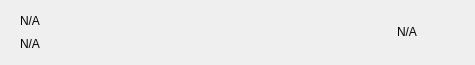
<?xml version="1.0" encoding="UTF-8"?>
<ui version="4.0">
 <class>GMRow</class>
 <widget class="QWidget" name="GMRow">
  <property name="geometry">
   <rect>
    <x>0</x>
    <y>0</y>
    <width>475</width>
    <height>65</height>
   </rect>
  </property>
  <property name="windowTitle">
   <string notr="true">N/A</string>
  </property>
  <property name="styleSheet">
   <string notr="true"/>
  </property>
  <layout class="QVBoxLayout" name="verticalLayout_2">
   <property name="spacing">
    <number>0</number>
   </property>
   <property name="leftMargin">
    <number>20</number>
   </property>
   <property name="topMargin">
    <number>0</number>
   </property>
   <property name="rightMargin">
    <number>20</number>
   </property>
   <property name="bottomMargin">
    <number>0</number>
   </property>
   <item>
    <widget class="QFrame" name="frame_2">
     <property name="styleSheet">
      <string notr="true">border:none;</string>
     </property>
     <property name="frameShape">
      <enum>QFrame::StyledPanel</enum>
     </property>
     <property name="frameShadow">
      <enum>QFrame::Raised</enum>
     </property>
     <layout class="QHBoxLayout" name="horizontalLayout">
      <property name="leftMargin">
       <number>0</number>
      </property>
      <property name="rightMargin">
       <number>0</number>
      </property>
      <item>
       <widget class="QFrame" name="frame">
        <property name="styleSheet">
         <string notr="true">border:none;padding:0px;</string>
        </property>
        <property name="frameShape">
         <enum>QFrame::StyledPanel</enum>
        </property>
        <property name="frameShadow">
         <enum>QFrame::Raised</enum>
        </property>
        <layout class="QVBoxLayout" name="verticalLayout">
         <property name="spacing">
          <number>0</number>
         </property>
         <property name="leftMargin">
          <number>0</number>
         </property>
         <property name="topMargin">
          <number>0</number>
         </property>
         <property name="rightMargin">
          <number>0</number>
         </property>
         <property name="bottomMargin">
          <number>0</number>
         </property>
         <item>
          <widget class="QLabel" name="labelName">
           <property name="text">
            <string notr="true">N/A</string>
           </property>
          </widget>
         </item>
         <item>
          <widget class="QLabel" name="labelAddress">
           <property name="text">
            <string notr="true">N/A</string>
           </property>
          </widget>
         </item>
        </layout>
       </widget>
      </item>
      <item>
       <spacer name="horizontalSpacer">
        <property name="orientation">
         <enum>Qt::Horizontal</enum>
        </property>
        <property name="sizeHint" stdset="0">
         <size>
          <width>40</width>
          <height>20</height>
         </size>
        </property>
       </spacer>
      </item>
      <item>
       <widget class="QLabel" name="labelDate">
        <property name="text">
         <string notr="true">N/A</string>
        </property>
       </widget>
      </item>
      <item>
       <widget class="QPushButton" name="pushButtonMenu">
        <property name="focusPolicy">
         <enum>Qt::NoFocus</enum>
        </property>
        <property name="styleSheet">
         <string notr="true">border:none; background-color:transparent; padding:0px;</string>
        </property>
        <property name="text">
         <string/>
        </property>
        <property name="icon">
         <iconset>
          <normaloff>:/ic-menu-hover</normaloff>:/ic-menu-hover</iconset>
        </property>
        <property name="iconSize">
         <size>
          <width>24</width>
          <height>24</height>
         </size>
        </property>
       </widget>
      </item>
     </layout>
    </widget>
   </item>
   <item>
    <widget class="QLabel" name="lblDivisory">
     <property name="minimumSize">
      <size>
       <width>0</width>
       <height>1</height>
      </size>
     </property>
     <property name="maximumSize">
      <size>
       <width>16777215</width>
       <height>1</height>
      </size>
     </property>
     <property name="text">
      <string/>
     </property>
     <property name="alignment">
      <set>Qt::AlignBottom|Qt::AlignLeading|Qt::AlignLeft</set>
     </property>
    </widget>
   </item>
  </layout>
 </widget>
 <resources/>
 <connections/>
</ui>
